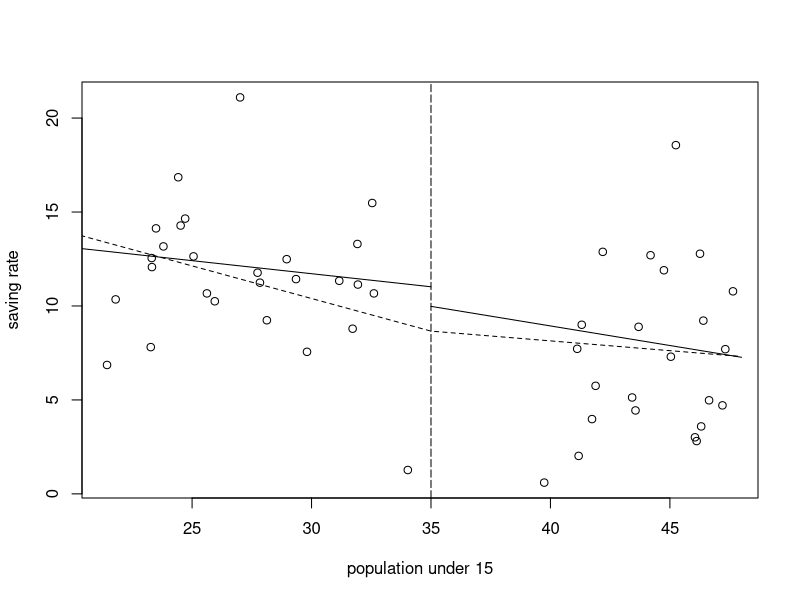

R code for this plot:

saving <- read.csv("saving.csv")
plot(sr ~ pop15, data = saving, xlab='population under 15', ylab='saving rate')
abline(v=35, lty=5)

# fit two models
lm1 <- lm(sr~pop15, data = saving, subset = (pop15<35))
lm2 <- lm(sr~pop15, data = saving, subset = (pop15>35))

# draw two models
segments(x0 = 20, y0 = lm1$coefficients[1]+lm1$coefficients[2]*20, 
         x1 = 35, y1 = lm1$coefficients[1]+lm1$coefficients[2]*30)
segments(x0 = 35, y0 = lm1$coefficients[1]+lm1$coefficients[2]*35, 
         x1 = 48, y1 = lm1$coefficients[1]+lm1$coefficients[2]*48)

# two base functions
bl <- function(x){
  ifelse(x<35, 35-x, 0)
}

br <- function(x){
  ifelse(x>35, x-35, 0)
}
# fit a segmented model
lm.seg <- lm(sr~bl(pop15)+br(pop15), data = saving)

# plot model
x <- seq(20, 48, by=1)
y <- lm.seg$coefficients[1]+lm.seg$coefficients[2]*bl(x)+lm.seg$coefficients[3]*br(x)
lines(x,y,lty=2)

summary(lm.seg)
summary(lm1)
summary(lm2)

# polynomial regression
lm.model <- lm(sr~pop15+ddpi+I(pop15*ddpi)+I(ddpi^2)+I(pop15^2), data = saving)
summary(lm.model)

# collinearity
seatpos <- read.csv('seatpos.csv')
lm.model <- lm(hipcenter~., data = seatpos)
summary(lm.model)

# correlation matrix
round(cor(seatpos[,-9]), 2)

# regression among predictors
X <- model.matrix(lm.model)[,-1]
for(i in 1:8){
  r2 <- summary(lm(X[,i]~X[,-i]))$r.squared
  cat(colnames(X)[i], '\t', r2, '\n')
}

# instability
lm.model <- lm(hipcenter+rnorm(n=38,mean=0,sd=10)~., data = seatpos)
summary(lm.model)

# remove correlated predictors







